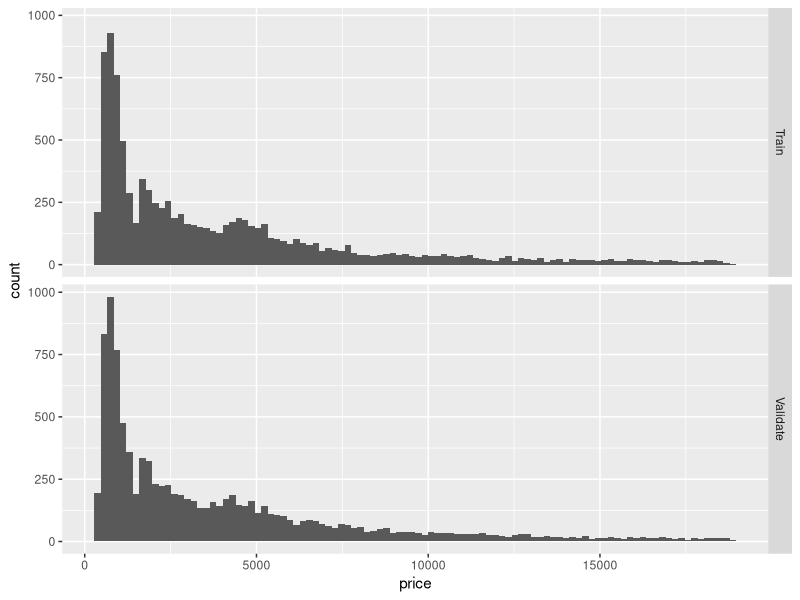
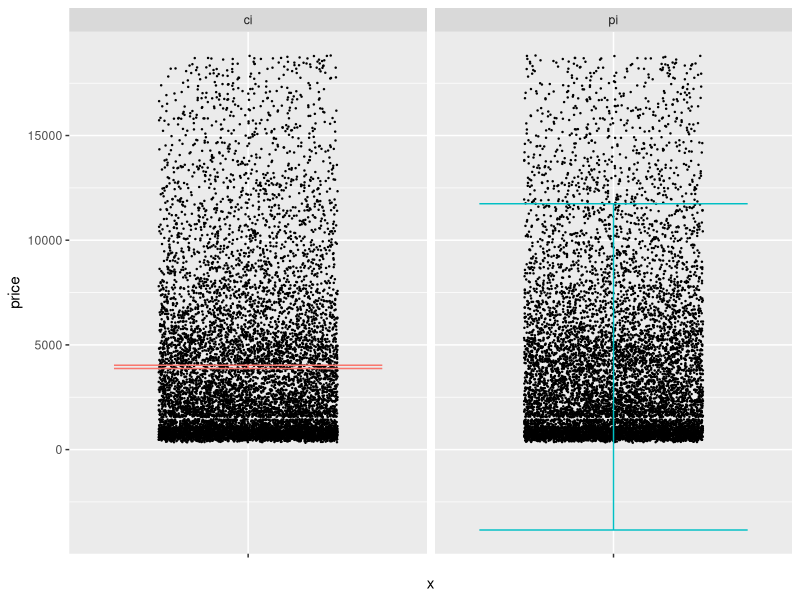

Generate these figures, in order, with R:
## ---- chunk 1
library(tidyverse)
library(modelr)
library(broom)

## Helper function to compute uncertainty bounds
add_uncertainties <- function(data, model, prefix = "pred", ...) {
  df_fit <-
    stats::predict(model, data, ...) %>%
    as_tibble() %>%
    rename_with(~ str_c(prefix, "_", .))

  bind_cols(data, df_fit)
}
## ---- chunk 2
## NOTE: No need to edit this setup
mu <- 1  # Normal mean
sd <- 2  # Normal variance
n <- 400 # Number of samples

ci_lwr <- mu - 1.96 * sd / sqrt(n)
ci_upr <- mu + 1.96 * sd / sqrt(n)
## TODO: Use the equations above to compute a prediction interval for the
##       normal distribution rnorm(mean = mu, sd = sd)
pi_lwr <- mu - 1.96 * sd
pi_upr <- mu + 1.96 * sd
## ---- chunk 3
## NOTE: No need to change this
assertthat::assert_that(abs(pi_lwr + 2.92) <= 1e-6)
assertthat::assert_that(abs(pi_upr - 4.92) <= 1e-6)

print("Well done!")
## ---- chunk 4
## NOTE: No need to edit this setup
# Create a test-validate split
set.seed(101)
diamonds_randomized <-
  diamonds %>%
  slice(sample(dim(diamonds)[1]))

diamonds_train <-
  diamonds_randomized %>%
  slice(1:10000)

diamonds_validate <-
  diamonds_randomized %>%
  slice(10001:20000)
## ---- chunk 5
## NOTE: No need to edit this chunk
bind_rows(
  diamonds_train %>% mutate(source = "Train"),
  diamonds_validate %>% mutate(source = "Validate")
) %>%

  ggplot(aes(price)) +
  geom_histogram(bins = 100) +

  facet_grid(source ~ .)
## ---- chunk 6
## TODO: Estimate CI and PI using the formulas from q1, use diamonds_train
##       and assign your estimates to columns ci_lwr, ci_upr, pi_lwr, pi_upr
df_q2 <- diamonds_train %>%
  summarise(
    price_mean = mean(price),
    price_sd = sd(price),
    price_n = n()
  ) %>%
  mutate(
    ci_lwr = price_mean - 1.96 * price_sd / sqrt(price_n),
    ci_upr = price_mean + 1.96 * price_sd / sqrt(price_n),
    pi_lwr = price_mean - 1.96 * price_sd,
    pi_upr = price_mean + 1.96 * price_sd
  ) %>%
  select(ci_lwr, ci_upr, pi_lwr, pi_upr)

df_q2
## ---- chunk 7
## NOTE: No need to edit this chunk
df_q2 %>%
  pivot_longer(
    names_to = c("type", ".value"),
    names_sep = "_",
    cols = everything()
  ) %>%

  ggplot() +
  geom_point(
    data = diamonds_validate,
    mapping = aes(x = "", y = price),
    position = position_jitter(width = 0.3),
    size = 0.2
  ) +
  geom_errorbar(aes(x = "", ymin = lwr, ymax = upr, color = type)) +

  guides(color = FALSE) +
  facet_grid(~ type)
## ---- chunk 8
## TODO: Devise a test to see if your CI and PI are correctly reflecting
##       the diamonds population; use diamonds_validation in your testing
bind_cols(
  df_q2 %>% select(ci_lwr, ci_upr), 
  diamonds_validate %>% summarize(price_mean = mean(price))
) %>% select(ci_lwr, price_mean, ci_upr)

left_join(
  diamonds_validate,
  df_q2 %>% select(pi_lwr, pi_upr),
  by = character()
) %>% summarise(P_empirical = mean(pi_lwr <= price & price <= pi_upr))
